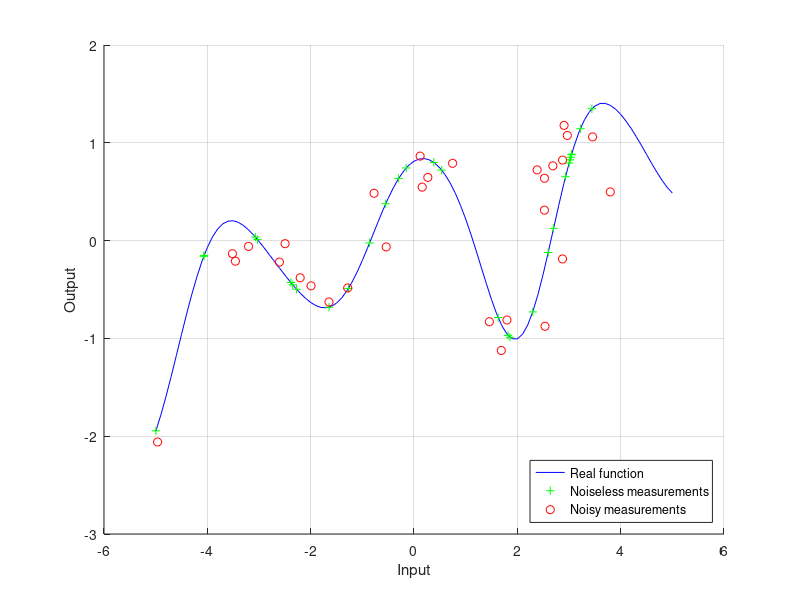

MATLAB code for this plot: (Note: this script raises an error after producing the figure.)
% This file compares the NIGP regression and the SONIG regression algorithm using a plot of a small number of measurement points.

% We set up the workspace, ready for executing scripts.
clear all; % Empty the workspace.
clc; % Empty the command window.
exportFigs = 0; % Do we export figures? 0 for no, 1 (or anything else) for yes.
useColor = 1; % Should we set up plots for colored output (1) or black-and-white output (0)?

% We add paths to folder which contain functions we will use.
addpath('../ExportFig');
addpath('../NIGP/');
addpath('../NIGP/util/');
addpath('../NIGP/tprod/');
addpath('../SONIG/');
addpath('../Tools/');

% We define colors.
black = [0 0 0];
white = [1 1 1];
if useColor == 0
	red = [0 0 0];
	green = [0.6 0.6 0.6];
	blue = [0.2 0.2 0.2];
	yellow = [0.4 0.4 0.4];
	grey = [0.8 0.8 0.8];
else
	red = [0.8 0 0];
	green = [0 0.4 0];
	blue = [0 0 0.8];
	yellow = [0.6 0.6 0];
	grey = [0.8 0.8 1];
end

% We fix Matlab's random number generator, so that it always creates functions which I've found to be pretty representative as far as random samples go.
rng(6, 'twister');

% We define the range of the plot we will make.
xMin = -5; % What is the minimum x value?
xMax = -xMin; % What is the maximum x value?

% We define numbers of points and set up the corresponding point spaces.
nm = 30; % This is the number of available measurement points.
ns = 101; % This is the number of plot (trial) points.
nu = 11; % The number of inducing input points.
Xs = linspace(xMin,xMax,ns); % These are the plot points.
Xu = linspace(xMin,xMax,nu); % These are the inducing input points.

% We define some settings for the noise and the GP.
sfm = 0.1; % This is the noise standard deviation on the function output.
sxm = 0.4; % This is the noise standard deviation on the function input.
lf = 1; % This is the length scale of the output.
lx = 1; % This is the length scale for the input. So it's the square root of Lambda.
Lambda = lx^2;

% We set up the input points.
Xm = xMin + rand(1,nm)*(xMax - xMin); % These are the real measurement input points without noise.
Xmh = Xm + sxm*randn(1,nm); % These are the measured input points.

% We calculate covariance matrices.
input = [Xu,Xmh,Xs,Xm];
diff = repmat(input,[size(input,2),1]) - repmat(input',[1,size(input,2)]);
K = lf^2*exp(-1/2*diff.^2/Lambda);
KDivided = mat2cell(K,[nu,nm,ns,nm],[nu,nm,ns,nm]);
Kuu = KDivided{1,1};
Kum = KDivided{1,2};
Kus = KDivided{1,3};
Kur = KDivided{1,4};
Kmu = KDivided{2,1};
Kmm = KDivided{2,2};
Kms = KDivided{2,3};
Kmr = KDivided{2,4};
Ksu = KDivided{3,1};
Ksm = KDivided{3,2};
Kss = KDivided{3,3};
Ksr = KDivided{3,4};
Kru = KDivided{4,1};
Krm = KDivided{4,2};
Krs = KDivided{4,3};
Krr = KDivided{4,4};

% To generate a random sample with covariance matrix K, we first have to find the Cholesky decomposition of K. That's what we do here.
epsilon = 0.0000001; % We add some very small noise to prevent K from being singular.
L = chol([Krr,Krs;Ksr,Kss] + epsilon*eye(nm+ns))'; % We take the Cholesky decomposition to be able to generate a sample with a distribution according to the right covariance matrix. (Yes, we could also use the mvnrnd function, but that one gives errors more often than the Cholesky function.)
sample = L*randn(nm+ns,1);

% We create the measurements.
fm = sample(1:nm)'; % These are the real function measurements, done at the real measurement input points, without any noise.
fmh = fm + sfm*randn(1,nm); % We add noise to the function measurements, to get the noisy measurements.
fs = sample(nm+1:nm+ns)'; % This is the function value of the function we want to approximate at the plot points.

% We make a plot of the function which we want to approximate, including the real measurements and the noisy measurements.
figure(1);
clf(1);
hold on;
grid on;
plot(Xs, fs, 'b-');
plot(Xm(1:nm), fm(1:nm), 'g+');
plot(Xmh(1:nm), fmh(1:nm), 'ro');
xlabel('Input');
ylabel('Output');
legend('Real function','Noiseless measurements','Noisy measurements','Location','SouthEast');

% The next step is to train the NIGP algorithm. We start doing that now.
seard = log([lx;lf;sfm]); % We give the NIGP algorithm the true hyperparameters as starting point for its tuning. It's slightly cheating, but NIGP is likely to find the same hyperparameters with similar initializations, so this just speeds things up a little bit.
lsipn = log(sxm);
evalc('[model, nigp] = trainNIGP(permute(Xmh,[2,1]),permute(fmh,[2,1]),-500,1,seard,lsipn);'); % We apply the NIGP training algorithm. We put this in an evalc function to suppress the output made by the NIGP algorithm.

% We extract the derived hyperparameters from the NIGP results.
lx = exp(model.seard(1,1));
lf = exp(model.seard(2,1));
sfm = exp(model.seard(3,1));
sxm = exp(model.lsipn);
Lambda = lx^2;
Sx = sxm^2;
disp(['Hyperparameters found. lx: ',num2str(lx),', sx: ',num2str(sxm),', ly: ',num2str(lf),', sy: ',num2str(sfm),'.']);

% We recalculate covariance matrices for the new hyperparameters.
input = [Xu,Xmh,Xs,Xm];
diff = repmat(input,[size(input,2),1]) - repmat(input',[1,size(input,2)]);
K = lf^2*exp(-1/2*diff.^2/Lambda);
KDivided = mat2cell(K,[nu,nm,ns,nm],[nu,nm,ns,nm]);
Kuu = KDivided{1,1};
Kum = KDivided{1,2};
Kus = KDivided{1,3};
Kur = KDivided{1,4};
Kmu = KDivided{2,1};
Kmm = KDivided{2,2};
Kms = KDivided{2,3};
Kmr = KDivided{2,4};
Ksu = KDivided{3,1};
Ksm = KDivided{3,2};
Kss = KDivided{3,3};
Ksr = KDivided{3,4};
Kru = KDivided{4,1};
Krm = KDivided{4,2};
Krs = KDivided{4,3};
Krr = KDivided{4,4};

% We make the NIGP prediction for the test points.
musNIGP = Ksm(:,1:nm)/(Kmm(1:nm,1:nm) + sfm^2*eye(nm) + diag(model.dipK(1:nm)))*fmh(1:nm)'; % This is the mean at the plot points.
SssNIGP = Kss - Ksm(:,1:nm)/(Kmm(1:nm,1:nm) + sfm^2*eye(nm) + diag(model.dipK(1:nm)))*Kms(1:nm,:); % This is the covariance matrix at the plot points.
stdsNIGP = sqrt(diag(SssNIGP)); % This is the standard deviation at the plot points.

% We plot the results.
figure(2);
clf(2);
hold on;
grid on;
xlabel('Input');
ylabel('Output');
patch([Xs, fliplr(Xs)],[musNIGP-2*stdsNIGP; flipud(musNIGP+2*stdsNIGP)], 1, 'FaceColor', (grey+white)/2, 'EdgeColor', 'none'); % This is the grey area in the plot.
hStd = patch([Xs, fliplr(Xs)],[musNIGP-stdsNIGP; flipud(musNIGP+stdsNIGP)], 1, 'FaceColor', grey, 'EdgeColor', 'none'); % This is the grey area in the plot.
set(gca, 'layer', 'top'); % We make sure that the grid lines and axes are above the grey area.
hMean = plot(Xs, musNIGP, '-', 'LineWidth', 1, 'Color', blue); % We plot the mean line.
hMeasurements = plot(Xmh(1:nm), fmh(1:nm), 'o', 'Color', red);
hFunction = plot(Xs, fs, '-', 'Color', black);
xlabel('Input');
ylabel('Output');
% legend([hFunction,hMeasurements,hMean,hStd],'Original function','Measurements','GP prediction mean','GP 95% certainty region','Location','SouthEast');
axis([xMin,xMax,-2,3]);
if exportFigs ~= 0
	export_fig('NIGPPredictionExample.png','-transparent');
end

% We examine the results.
MSE = mean((musNIGP' - fs).^2);
meanVariance = mean(stdsNIGP.^2);
disp(['For NIGP the MSE is ',num2str(MSE),', the mean variance is ',num2str(meanVariance),' and the ratio between these is ',num2str(MSE/meanVariance),'.']);

% Next, we set up the SONIG algorithm to make a similar kind of prediction.
% We start by setting up a SONIG object which we can apply GP regression on.
hyp = NIGPModelToHyperparameters(model);
sonig = createSONIG(hyp);
sonig = addInducingInputPoint(sonig, Xu);

% We implement the measurements one by one.
for i = 1:nm
	inputDist = createDistribution(Xmh(:,i), hyp.sx^2); % This is the prior distribution of the input point.
	outputDist = createDistribution(fmh(:,i), hyp.sy^2); % This is the prior distribution of the output point.
	[sonig, inputPost, outputPost] = implementMeasurement(sonig, inputDist, outputDist); % We implement the measurement into the SONIG object.
end

% We predict the plot points and make a plot out of it.
[musSONIG, SssSONIG, stdsSONIG] = makeSonigPrediction(sonig, Xs); % Here we make the prediction.
figure(3);
clf(3);
hold on;
grid on;
xlabel('Input');
ylabel('Output');
patch([Xs, fliplr(Xs)],[musSONIG-2*stdsSONIG; flipud(musSONIG+2*stdsSONIG)], 1, 'FaceColor', (grey+white)/2, 'EdgeColor', 'none'); % This is the grey area in the plot.
patch([Xs, fliplr(Xs)],[musSONIG-stdsSONIG; flipud(musSONIG+stdsSONIG)], 1, 'FaceColor', grey, 'EdgeColor', 'none'); % This is the grey area in the plot.
set(gca, 'layer', 'top'); % We make sure that the grid lines and axes are above the grey area.
plot(Xs, musSONIG, '-', 'LineWidth', 1, 'Color', blue); % We plot the mean line.
plot(Xmh(1:nm), fmh(1:nm), 'o', 'Color', red);
plot(Xs, fs, '-', 'Color', black);
errorbar(sonig.Xu, sonig.fu{1}.mean, 2*sqrt(diag(sonig.fu{1}.cov)), '*', 'Color', yellow); % We plot the inducing input points.
axis([xMin,xMax,-2,3]);
if exportFigs ~= 0
	export_fig('SONIGPredictionExample.png','-transparent');
end

% We examine the results.
MSE = mean((musSONIG' - fs).^2);
meanVariance = mean(stdsSONIG.^2);
disp(['For SONIG the MSE is ',num2str(MSE),', the mean variance is ',num2str(meanVariance),' and the ratio between these is ',num2str(MSE/meanVariance),'.']);